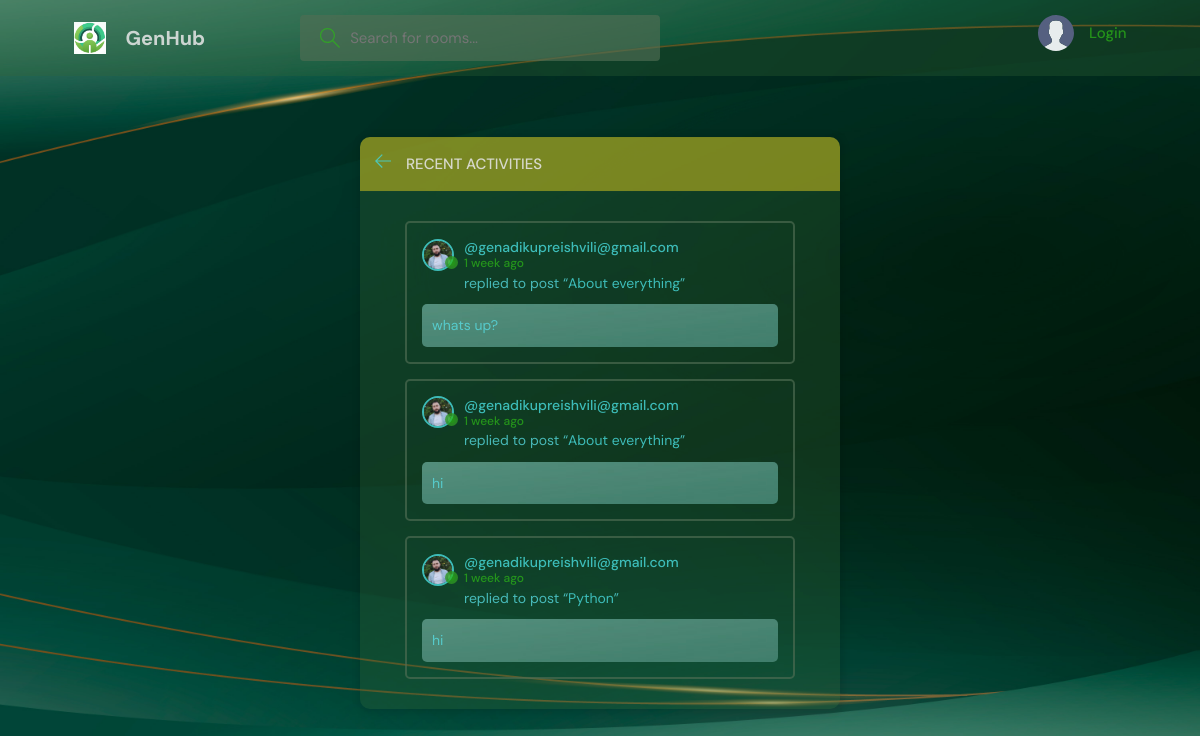
The page /activity/ on the database its author committed.
### base/models.py (models this page shows, shortened)
class Message(models.Model):
    user = models.ForeignKey(User, on_delete = models.CASCADE )
    room = models.ForeignKey(Room, on_delete = models.CASCADE )
    body = models.TextField()
    updated = models.DateTimeField(auto_now = True)
    created  = models.DateTimeField(auto_now_add = True)
    class Meta:
        ordering = ['-updated', '-created']

class User(AbstractUser):
    name = models.CharField(max_length =200, null = True)
    email = models.EmailField(unique = True, null = True )
    bio = models.TextField(null = True )
    avatar = models.ImageField(null =True, default='avatar.svg')
    USERNAME_FIELD = 'email'
    REQUIRED_FIELDS = []

class Room(models.Model):
    host = models.ForeignKey(User , on_delete = models.SET_NULL, null = True)
    topic = models.ForeignKey(Topic, on_delete = models.SET_NULL, null = True)
    name = models.CharField(max_length = 200)
    description = models.TextField(null = True, blank = True)
    participants = models.ManyToManyField(User, related_name='participants', blank=True)
    updated = models.DateTimeField(auto_now = True)
    created  = models.DateTimeField(auto_now_add = True)
    class Meta:
        ordering = ['-updated', '-created']
    def __str__(self):
        return str(self.name)

### base/views.py (the view)
# urls.py: path('activity/' , views.activityPage, name = 'activity'),
def activityPage(request):
    room_messages = Message.objects.all()
    return render(request, 'base/activity.html', {'room_messages':room_messages})

### base/templates/base/activity.html (shortened to what this page needs)
{% extends 'main.html' %}
{% block content %}
    <main class="layout">
      <div class="container">
        <div class="layout__box">
          <div class="layout__boxHeader">
            <div class="layout__boxTitle">
              <a href="{% url 'home' %}">
                <svg version="1.1" xmlns="http://www.w3.org/2000/svg" width="32" height="32" viewBox="0 0 32 32">
                  <title>arrow-left</title>
                  <path
                    d="M13.723 2.286l-13.723 13.714 13.719 13.714 1.616-1.611-10.96-10.96h27.625v-2.286h-27.625l10.965-10.965-1.616-1.607z"
                  ></path>
                </svg>
              </a>
              <h3>Recent Activities</h3>
            </div>
          </div>
          <div class="activities-page layout__body">
            {% for message in room_messages %}
            <div class="activities__box">
              <div class="activities__boxHeader roomListRoom__header">
                <a href="{% url 'user-profile' message.user.id %}" class="roomListRoom__author">
                  <div class="avatar avatar--small">
                    <img src="{{message.user.avatar.url}}" />
                  </div>
                  <p>
                    @{{message.user}}
                    <span>{{message.created|timesince}} ago</span>
                  </p>
                </a>
              </div>
              <div class="activities__boxContent">
                <p>replied to post “<a href="{% url 'room' message.room.id %}">{{message.room}}</a>”</p>
                <div class="activities__boxRoomContent">
                  {{message.body}}
                </div>
              </div>
            </div>
            {% endfor %}
          </div>
        </div>
      </div>
    </main>
{% endblock content %}

### static/styles/style.css (style rules this page uses)
:root { --color-main: #45d2d2da; --color-main-light: #faf4f3d0; --color-dark: #3467354d; --color-dark-medium: #516e54a6; --color-dark-light: #dcc91d84; --color-light: #e5e5e5de; --color-gray: #2cb617b7; --color-light-gray: #59dee5c4; --color-bg: url("/static/images/ggg.jpg"); --color-success: #329b05; --color-error: #fc4b0b; }
body { font-family: 'DM Sans', sans-serif; }
* { font-family: "DM Sans", -apple-system, BlinkMacSystemFont, "Segoe UI", Roboto, Oxygen, Ubuntu, Cantarell, "Open Sans", "Helvetica Neue", sans-serif; margin: 0; padding: 0; box-sizing: border-box; text-rendering: optimizeLegibility; font-size: inherit; }
html { font-size: 56.25%; }
@media only screen and (min-width: 1200px) { html { font-size: 62.5%; } }
body { line-height: 1.6; font-weight: 400; font-size: 1.5rem; color: var(--color-light-gray); background-color: var(--color-bg); min-height: 100vh; }
img { width: 100%; }
a { display: inline-block; color: var(--color-main); text-decoration: none; }
.container { max-width: 120rem; width: 90%; margin: auto; }
.avatar { position: relative; display: inline-block; border-radius: 50%; border: 2px solid var(--color-main); }
.avatar img { display: block; border-radius: 50%; object-fit: cover; object-position: center; }
.avatar::after { content: ""; display: block; position: absolute; background-color: var(--color-gray); z-index: 111; border-radius: 50%; border: 0.3rem solid var(--color-dark); }
.avatar.avatar--small img { width: 2.8rem; height: 2.8rem; }
.avatar.avatar--small:after { width: 0.7rem; height: 0.7rem; bottom: 0px; right: -6px; }
.layout { margin-top: 2.4rem; }
.layout > .container { display: flex; justify-content: space-between; align-items: flex-start; }
.layout__box { width: 90%; max-width: 48rem; min-height: 40rem; position: absolute; top: 50%; left: 50%; transform: translate(-50%, -46%); background-color: var(--color-dark); border-radius: 1rem; box-shadow: 1px 1px 6px 3px rgba(0, 0, 0, 0.1); overflow: hidden; }
.layout__boxHeader { display: flex; padding: 1.5rem; background-color: var(--color-dark-light); }
.layout__boxTitle { display: flex; gap: 1.5rem; align-items: center; }
.layout__boxTitle h3 { text-transform: uppercase; font-weight: 500; color: var(--color-light); }
.layout__boxTitle svg { width: 1.6rem; height: 1.6rem; fill: var(--color-main); }
.layout__body { margin: 3rem; }
.roomListRoom__header { display: flex; justify-content: space-between; align-items: center; }
.roomListRoom__author { font-weight: 500; display: flex; align-items: center; gap: 1rem; }
.activities__box { margin: 1.5rem; padding: 1.5rem; border: 2px solid var(--color-dark-medium); border-radius: 5px; }
.activities__boxHeader p { font-size: 1.4rem; line-height: 1.3; }
.activities__boxHeader p span { color: var(--color-gray); font-size: 1.2rem; display: block; }
.activities__boxContent { margin-left: 4.2rem; }
.activities__boxContent { font-size: 1.4rem; }
.activities__boxRoomContent { background: var(--color-bg); padding: 1rem; border-radius: 5px; margin-top: 1rem; margin-left: -4.2rem; }

### rows shown on the page
Message: user.avatar (picture), user "genadikupreishvili@gmail.com", created "1 week", room "About everything", body "whats up?"
Message: user.avatar (picture), user "genadikupreishvili@gmail.com", created "1 week", room "About everything", body "hi"
Message: user.avatar (picture), user "genadikupreishvili@gmail.com", created "1 week", room "Python", body "hi"
